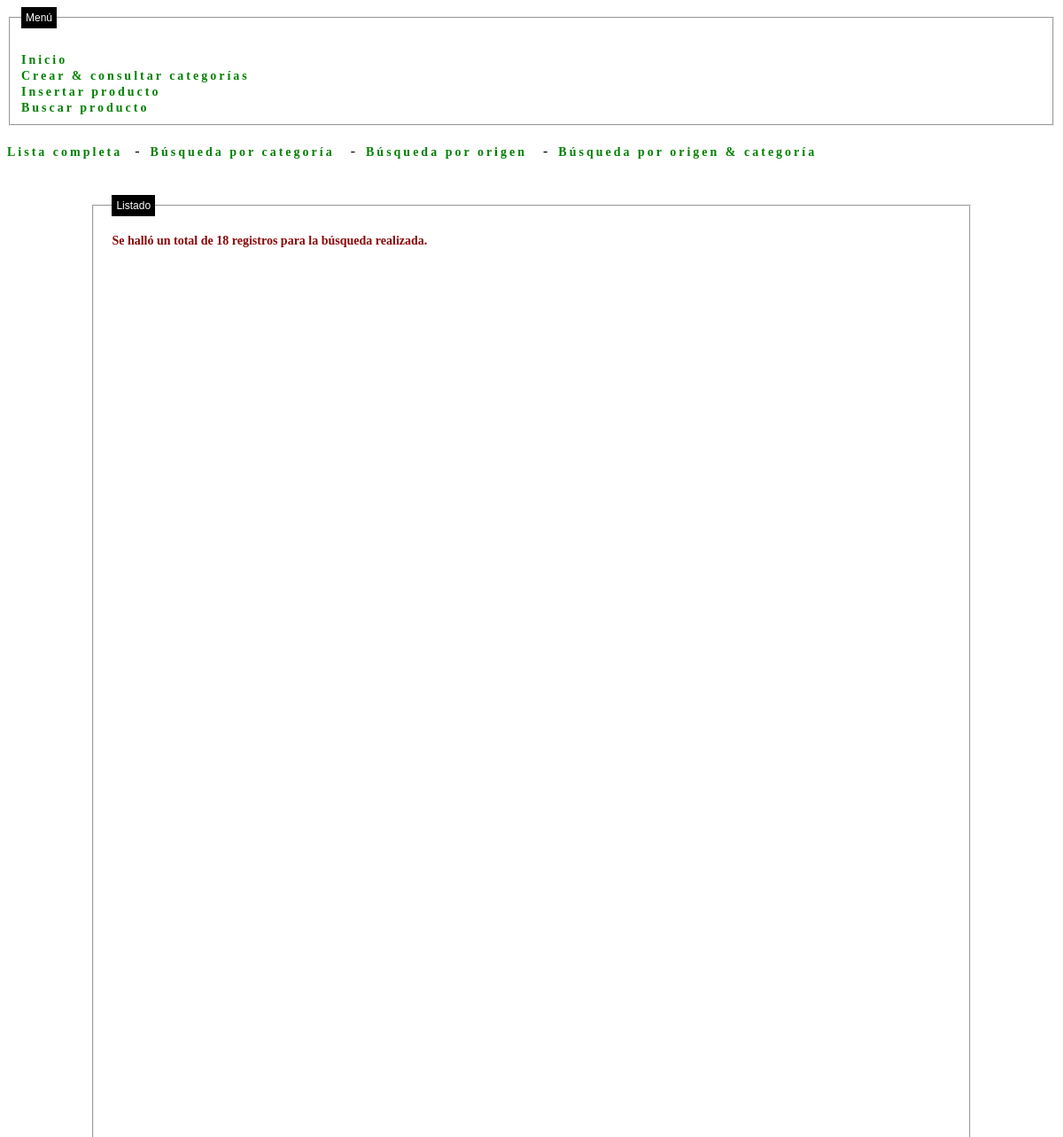
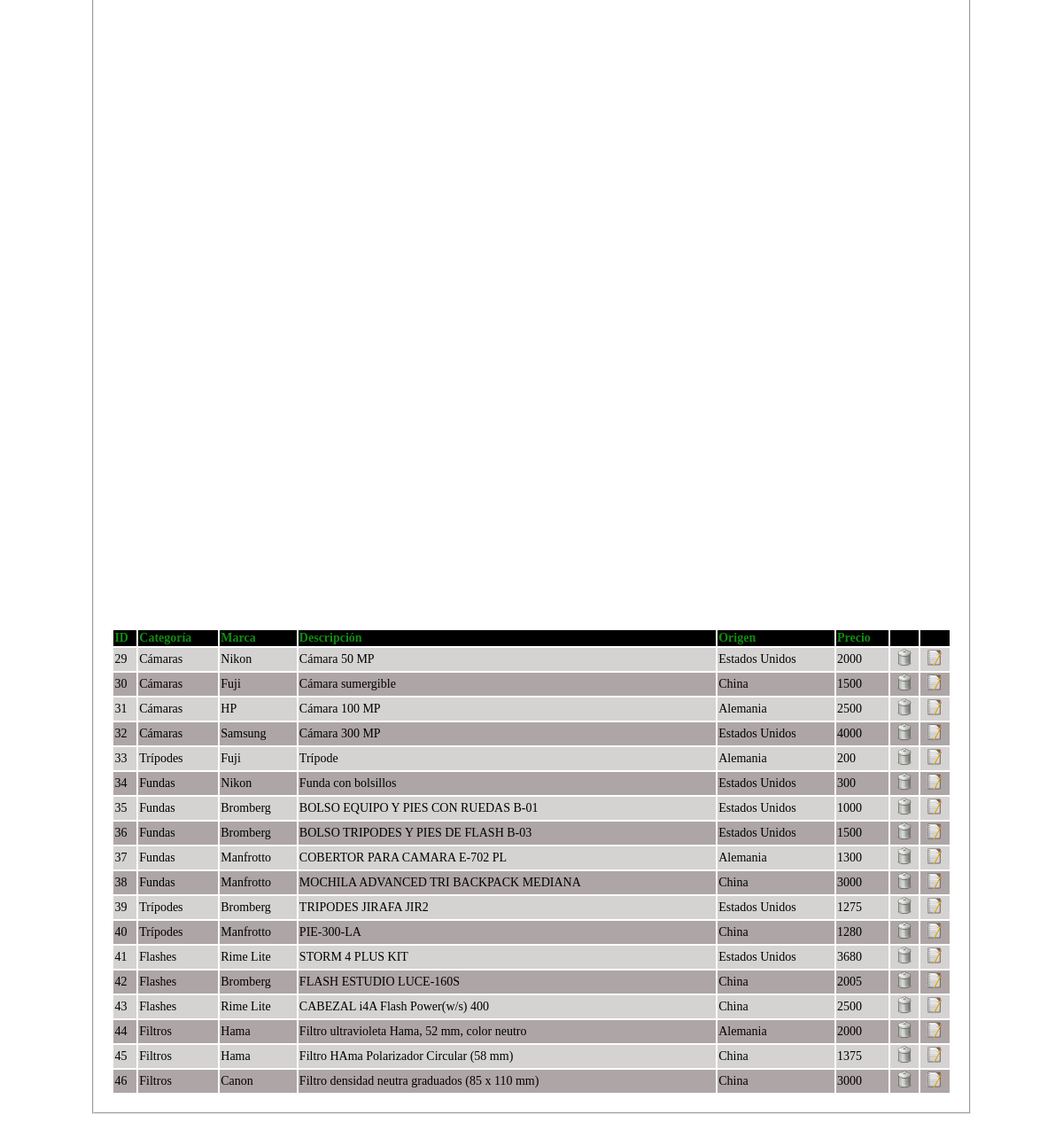
Page /PHP/ProcProdVERTODO.php on the committed database (2 pictures, top to bottom).
### tables this page shows
CREATE TABLE IF NOT EXISTS `productos` (
  `idProd` int(10) unsigned NOT NULL,
  `marcaProd` varchar(100) NOT NULL,
  `descProd` varchar(200) NOT NULL,
  `origenProd` varchar(100) NOT NULL,
  `precioProd` int(11) unsigned NOT NULL,
  `idCatProd` int(11) unsigned NOT NULL
);

CREATE TABLE IF NOT EXISTS `categorias` (
  `idCat` int(10) unsigned NOT NULL,
  `tipoCat` varchar(50) NOT NULL
);

### PHP/ProcProdVERTODO.php (the view, shortened to what this page needs)
<!DOCTYPE html>
<html>
<head>
	<link rel="stylesheet" href="../CSS/Estilos.css" />
</head>
<body>
<?php
	include "../Inc/menu.inc";
	include "../Conexion/conexion.php";
?>
<div id="menu">
         <a href="ProcProdVERTODO.php">Lista completa</a><span>&nbsp;- &nbsp;</span>
<a href="FormCatVER.php">Búsqueda por categoría</a>
<span>&nbsp;- &nbsp;</span>
<a href="FormOrigVER.php">Búsqueda por origen</a>
<span>&nbsp;- &nbsp;</span>
<a href="FormCatOrigVER.php">Búsqueda por origen & categoría</a>
    </div>
<div id="contenido">
	<fieldset id="dsc">
		<legend>Listado</legend>
		<table id="lst">
	<?php
		if (isset($_GET["ORD"])){
			$orden = $_GET["ORD"];
		} else {
			$orden = "idProd";
		}
		$sql = "SELECT p.idProd, p.marcaProd, p.descProd, p.origenProd, p.precioProd, c.tipoCat FROM productos AS p JOIN categorias AS c ON p.idCatProd=c.idCat ORDER BY $orden";
		$result = mysql_query($sql,$conexion) or die("Error en: $sql: " . mysql_error());
		 $num_regs = mysql_num_rows($result);
    if ($num_regs==0) {
            echo "<span class='titERR'>No fueron hallados registros para la búsqueda realizada.</span>" ;
        }else{
            echo "<span class='titERR'>Se halló un total de $num_regs registros para la búsqueda realizada.</span>" ;
        }
		echo "
				<tr>
				    <th>
					<a href='ProcProdVERTODO.php?ORD=idProd'>ID
					</th>
					<th>
					<a href='ProcProdVERTODO.php?ORD=tipoCat'>Categoría
					</th>
					<th>
					<a href='ProcProdVERTODO.php?ORD=marcaProd'>Marca
					</th>
					<th>
					<a href='ProcProdVERTODO.php?ORD=descProd'>Descripción
					</th>
					<th>
					<a href='ProcProdVERTODO.php?ORD=origenProd'>Origen
					</th>
					<th>
					<a href='ProcProdVERTODO.php?ORD=precioProd'>Precio
					</th>
					<th>
					</th>
					<th>
					</th>
				</tr>
			";
		$fila=1;
		while ($regProd=mysql_fetch_array($result)) {
				$id = utf8_encode($regProd["idProd"]);
				$producto = utf8_encode($regProd["marcaProd"]);
				$descripcion = utf8_encode($regProd["descProd"]);
				$origen = utf8_encode($regProd["origenProd"]);
				$precio = utf8_encode($regProd["precioProd"]);
				$categoria = utf8_encode($regProd["tipoCat"]);
				$resto = $fila%2;
            if ($resto==0) {
                echo "<tr class='filaPAR'>\n";
            } else {
                echo "<tr class='filaIMP'>\n";
            }
				echo "<td>$id</td></br>";
				echo "<td>$categoria</td></br>";
				echo "<td>$producto</td></br>";
				echo "<td>$descripcion</td></br>";
				echo "<td>$origen</td></br>";
				echo "<td>$precio</td></br>";
				echo "<td align='center'><a href='FormProdDLT.php?ID=$id'><img src='../Img/Icon-trash.png' width='20' height='20' title='Eliminar registro'></a></br></td>";
				echo "<td align='center'><a href='FormProdUPD.php?ID=$id'><img src='../Img/editar.png' width='20' height='20' title='Eliminar registro'></a></br></td>";
				$fila++;
			}
		?>
		</table>
	</fieldset>
</div>
</body>
</html>

### Inc/menu.inc
<fieldset id="fieldsetMenu">
	<legend>Menú</legend>
	<div id="menu">
		<a href="index.php">Inicio</a></br>
		<div id="menuCat">
			<a href="FormCatCREAR.php">Crear & consultar categorías</a></br>
		</div>
		<a href="FormProdINS.php">Insertar producto</a></br>
		<a href="FormProdVER.php">Buscar producto</a>
	</div>
</fieldset>

### CSS/Estilos.css (style rules this page uses)
div#menu { margin-top: 20px; }
div#menu a:link { font-family: verdana; font-size: 14px; font-weight: bold; letter-spacing: 3px; margin-right: 10px; color: green; text-decoration: none; }
fieldset#dsc { border-top: 50%; height: 100%; width: 80%; margin: 40px auto; font-family: calibri; font-size: 14px; text-align: justify; padding: 20px; }
legend { font-family: arial; font-size: 12px; background-color: black; color: white; padding: 5px; }
table#lst { width: 100%; }
table#lst th { background-color: black; color: white; }
.filaIMP { background-color: #D5D2D2; }
.filaPAR { background-color: #AEA6A6; }
.titERR { font-weight: bold; color: #8A0808; }
table#lst a:link { color: #108E10; text-decoration: none; }

### rows in the picture
productos: idProd "29", idCatProd.tipoCat "Cámaras", marcaProd "Nikon", descProd "Cámara 50 MP", origenProd "Estados Unidos", precioProd "2000"
productos: idProd "30", idCatProd.tipoCat "Cámaras", marcaProd "Fuji", descProd "Cámara sumergible", origenProd "China", precioProd "1500"
productos: idProd "31", idCatProd.tipoCat "Cámaras", marcaProd "HP", descProd "Cámara 100 MP", origenProd "Alemania", precioProd "2500"
productos: idProd "32", idCatProd.tipoCat "Cámaras", marcaProd "Samsung", descProd "Cámara 300 MP", origenProd "Estados Unidos", precioProd "4000"
productos: idProd "33", idCatProd.tipoCat "Trípodes", marcaProd "Fuji", descProd "Trípode", origenProd "Alemania", precioProd "200"
productos: idProd "34", idCatProd.tipoCat "Fundas", marcaProd "Nikon", descProd "Funda con bolsillos", origenProd "Estados Unidos", precioProd "300"
productos: idProd "35", idCatProd.tipoCat "Fundas", marcaProd "Bromberg", descProd "BOLSO EQUIPO Y PIES CON RUEDAS B-01", origenProd "Estados Unidos", precioProd "1000"
productos: idProd "36", idCatProd.tipoCat "Fundas", marcaProd "Bromberg", descProd "BOLSO TRIPODES Y PIES DE FLASH B-03", origenProd "Estados Unidos", precioProd "1500"
productos: idProd "37", idCatProd.tipoCat "Fundas", marcaProd "Manfrotto", descProd "COBERTOR PARA CAMARA E-702 PL", origenProd "Alemania", precioProd "1300"
productos: idProd "38", idCatProd.tipoCat "Fundas", marcaProd "Manfrotto", descProd "MOCHILA ADVANCED TRI BACKPACK MEDIANA", origenProd "China", precioProd "3000"
productos: idProd "39", idCatProd.tipoCat "Trípodes", marcaProd "Bromberg", descProd "TRIPODES JIRAFA JIR2", origenProd "Estados Unidos", precioProd "1275"
productos: idProd "40", idCatProd.tipoCat "Trípodes", marcaProd "Manfrotto", descProd "PIE-300-LA", origenProd "China", precioProd "1280"
productos: idProd "41", idCatProd.tipoCat "Flashes", marcaProd "Rime Lite", descProd "STORM 4 PLUS KIT", origenProd "Estados Unidos", precioProd "3680"
productos: idProd "42", idCatProd.tipoCat "Flashes", marcaProd "Bromberg", descProd "FLASH ESTUDIO LUCE-160S", origenProd "China", precioProd "2005"
productos: idProd "43", idCatProd.tipoCat "Flashes", marcaProd "Rime Lite", descProd "CABEZAL i4A Flash Power(w/s) 400", origenProd "China", precioProd "2500"
productos: idProd "44", idCatProd.tipoCat "Filtros", marcaProd "Hama", descProd "Filtro ultravioleta Hama, 52 mm, color neutro", origenProd "Alemania", precioProd "2000"
productos: idProd "45", idCatProd.tipoCat "Filtros", marcaProd "Hama", descProd "Filtro HAma Polarizador Circular (58 mm)", origenProd "China", precioProd "1375"
productos: idProd "46", idCatProd.tipoCat "Filtros", marcaProd "Canon", descProd "Filtro densidad neutra graduados (85 x 110 mm)", origenProd "China", precioProd "3000"

### other values in the picture
$num_regs "18"
